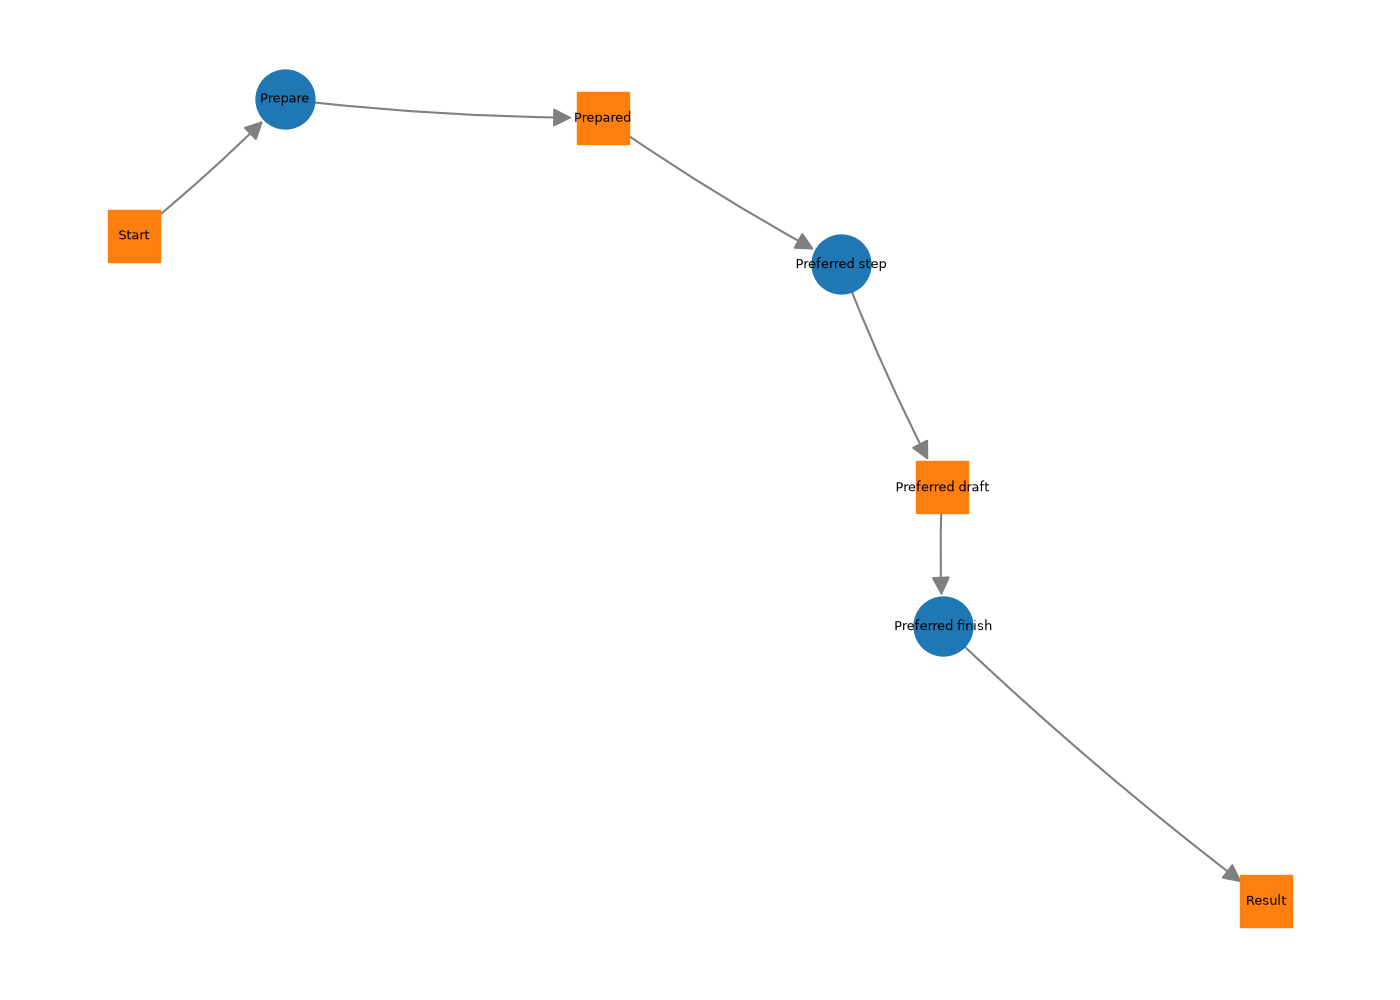

Source code (Python):
"""Define the preferred workflow and wider network for the policy example."""

from artifactflow import Artifact, Tool, Workflow


start = Artifact("Start")
prepared = Artifact("Prepared")
preferred_draft = Artifact("Preferred draft")
improvised_draft = Artifact("Improvised draft")
result = Artifact("Result")

prepare = Tool("Prepare", inputs=[start], outputs=[prepared])
preferred_step = Tool(
    "Preferred step",
    inputs=[prepared],
    outputs=[preferred_draft],
)
preferred_finish = Tool(
    "Preferred finish",
    inputs=[preferred_draft],
    outputs=[result],
)

workflow = Workflow()
for tool in (prepare, preferred_step, preferred_finish):
    workflow.add_tool(tool)
workflow.starting_artifacts = ["Start"]
workflow.target_artifacts = ["Result"]

# These tools are technically available, but are not part of the preferred
# workflow. The observer can still see if the LLM calls either one.
improvised_step = Tool(
    "Improvised step",
    inputs=[prepared],
    outputs=[improvised_draft],
)
improvised_finish = Tool(
    "Improvised finish",
    inputs=[improvised_draft],
    outputs=[result],
)

tool_network = workflow.to_tool_network()
tool_network.add_tool(improvised_step)
tool_network.add_tool(improvised_finish)


if __name__ == "__main__":
    from pathlib import Path

    workflow_path = Path(__file__).with_name("workflow.png")
    network_path = Path(__file__).with_name("tool_network.png")
    workflow.savefig(workflow_path)
    tool_network.savefig(network_path)
    print("Saved preferred workflow figure:", workflow_path)
    print("Saved complete tool network figure:", network_path)
